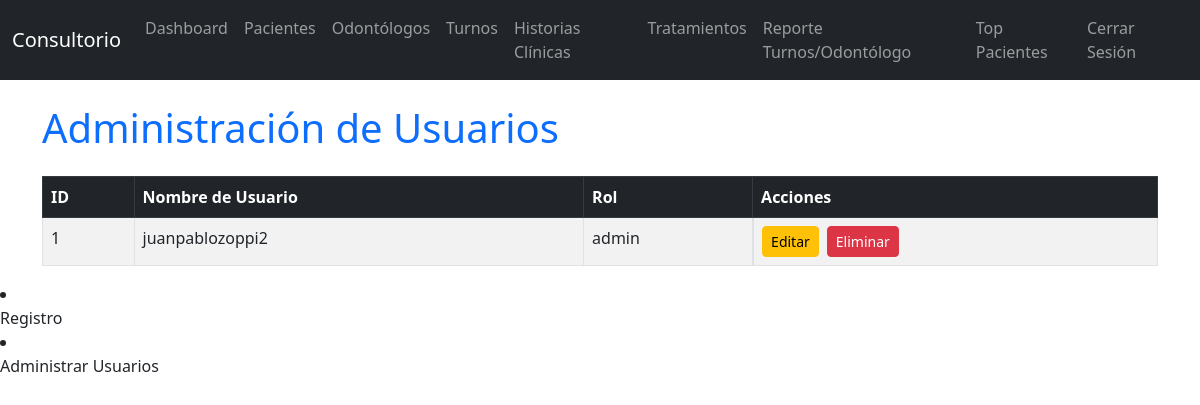
/admin/usuarios (signed in), run on the app's committed database.
### app/models.py (models this page shows, shortened)
class Usuario(db.Model, UserMixin):
    id = db.Column(db.Integer, primary_key=True)
    username = db.Column(db.String(50), unique=True, nullable=False)
    password_hash = db.Column(db.String(128), nullable=False)
    rol = db.Column(db.String(20), nullable=False, default='secretaria')

### app/routes.py (the view)
@app.route('/admin/usuarios')
@login_required
@rol_requerido(['admin'])
def administrar_usuarios():
    usuarios = Usuario.query.all()
    eliminar_forms = { usuario.id: EliminarUsuarioForm() for usuario in usuarios }
    return render_template('admin_usuarios.html', usuarios=usuarios, eliminar_forms=eliminar_forms)

### app/forms.py
class EliminarUsuarioForm(FlaskForm):
    submit = SubmitField('Eliminar')

### app/__init__.py (called while the page is built)
@login_manager.user_loader
def load_user(user_id):
    return Usuario.query.get(int(user_id))

### app/templates/admin_usuarios.html (shortened to what this page needs)
{% extends "base.html" %}
{% block content %}
<h1 class="text-primary mb-4">Administración de Usuarios</h1>
<table class="table table-striped table-bordered">
    <thead class="table-dark">
        <tr>
            <th>ID</th>
            <th>Nombre de Usuario</th>
            <th>Rol</th>
            <th>Acciones</th>
        </tr>
    </thead>
    <tbody>
        {% for usuario in usuarios %}
        <tr>
            <td>{{ usuario.id }}</td>
            <td>{{ usuario.username }}</td>
            <td>{{ usuario.rol }}</td>
            <td class="d-flex">
                <a href="{{ url_for('editar_usuario', id=usuario.id) }}" class="btn btn-sm btn-warning me-2">Editar</a>
                <form method="POST" action="{{ url_for('eliminar_usuario', id=usuario.id) }}" class="d-inline" onsubmit="return confirm('¿Estás seguro de eliminar este usuario?');">
                    {{ eliminar_forms[usuario.id].submit(class="btn btn-sm btn-danger") }}
                </form>
            </td>
        </tr>
        {% endfor %}
    </tbody>
</table>
{% endblock %}

### data on the page
Usuario: id "1", username "juanpablozoppi2", rol "admin"
